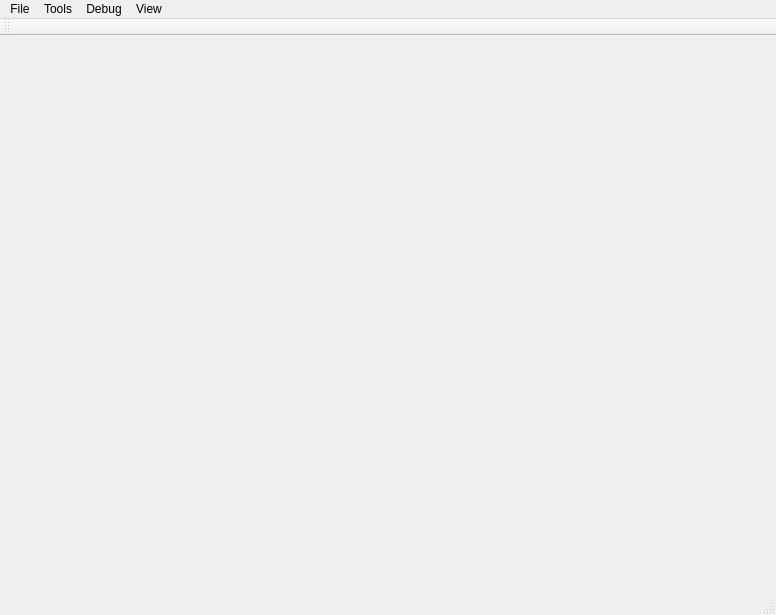
<?xml version="1.0" encoding="UTF-8"?>
<ui version="4.0">
 <class>CoffeeGameEditor</class>
 <widget class="QMainWindow" name="CoffeeGameEditor">
  <property name="geometry">
   <rect>
    <x>0</x>
    <y>0</y>
    <width>776</width>
    <height>615</height>
   </rect>
  </property>
  <property name="windowTitle">
   <string>Coffee Game Environment</string>
  </property>
  <property name="styleSheet">
   <string notr="true"/>
  </property>
  <property name="unifiedTitleAndToolBarOnMac">
   <bool>true</bool>
  </property>
  <widget class="QWidget" name="centralwidget">
   <layout class="QGridLayout" name="gridLayout">
    <property name="leftMargin">
     <number>0</number>
    </property>
    <property name="topMargin">
     <number>0</number>
    </property>
    <property name="rightMargin">
     <number>0</number>
    </property>
    <property name="bottomMargin">
     <number>0</number>
    </property>
    <property name="spacing">
     <number>0</number>
    </property>
   </layout>
  </widget>
  <widget class="QMenuBar" name="menubar">
   <property name="geometry">
    <rect>
     <x>0</x>
     <y>0</y>
     <width>776</width>
     <height>22</height>
    </rect>
   </property>
   <widget class="QMenu" name="menuFile">
    <property name="title">
     <string>File</string>
    </property>
    <addaction name="separator"/>
    <addaction name="actionQuit"/>
   </widget>
   <widget class="QMenu" name="menuTools">
    <property name="title">
     <string>Tools</string>
    </property>
    <addaction name="actionUnfocus_game"/>
   </widget>
   <widget class="QMenu" name="menuDebug">
    <property name="title">
     <string>Debug</string>
    </property>
    <addaction name="actionClear_log"/>
   </widget>
   <widget class="QMenu" name="menuView">
    <property name="title">
     <string>View</string>
    </property>
    <addaction name="actionToolbar"/>
   </widget>
   <addaction name="menuFile"/>
   <addaction name="menuTools"/>
   <addaction name="menuDebug"/>
   <addaction name="menuView"/>
  </widget>
  <widget class="QStatusBar" name="statusbar"/>
  <widget class="QToolBar" name="toolBar">
   <property name="windowTitle">
    <string>toolBar</string>
   </property>
   <attribute name="toolBarArea">
    <enum>TopToolBarArea</enum>
   </attribute>
   <attribute name="toolBarBreak">
    <bool>false</bool>
   </attribute>
  </widget>
  <action name="actionQuit">
   <property name="text">
    <string>Quit</string>
   </property>
   <property name="shortcut">
    <string>Ctrl+Q</string>
   </property>
  </action>
  <action name="actionClear_log">
   <property name="text">
    <string>Clear log</string>
   </property>
  </action>
  <action name="actionToolbar">
   <property name="checkable">
    <bool>true</bool>
   </property>
   <property name="text">
    <string>Toolbar</string>
   </property>
  </action>
  <action name="actionUnfocus_game">
   <property name="text">
    <string>Unfocus game</string>
   </property>
  </action>
 </widget>
 <resources/>
 <connections/>
</ui>
